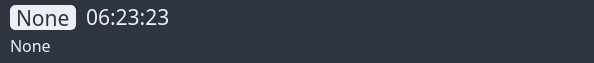
<?xml version="1.0" encoding="UTF-8"?>
<ui version="4.0">
 <class>AFK</class>
 <widget class="QMainWindow" name="AFK">
  <property name="geometry">
   <rect>
    <x>0</x>
    <y>0</y>
    <width>594</width>
    <height>63</height>
   </rect>
  </property>
  <property name="font">
   <font>
    <family>Fira Code Retina</family>
    <pointsize>10</pointsize>
    <stylestrategy>PreferAntialias</stylestrategy>
   </font>
  </property>
  <property name="windowTitle">
   <string>Away From Keyboard</string>
  </property>
  <property name="styleSheet">
   <string notr="true">background-color: #2E3440;</string>
  </property>
  <widget class="QWidget" name="centralwidget">
   <widget class="QWidget" name="gridLayoutWidget">
    <property name="geometry">
     <rect>
      <x>10</x>
      <y>0</y>
      <width>581</width>
      <height>62</height>
     </rect>
    </property>
    <layout class="QGridLayout" name="gridLayout">
     <property name="topMargin">
      <number>0</number>
     </property>
     <property name="bottomMargin">
      <number>0</number>
     </property>
     <property name="horizontalSpacing">
      <number>10</number>
     </property>
     <property name="verticalSpacing">
      <number>0</number>
     </property>
     <item row="4" column="4">
      <spacer name="horizontalSpacer">
       <property name="orientation">
        <enum>Qt::Horizontal</enum>
       </property>
       <property name="sizeHint" stdset="0">
        <size>
         <width>40</width>
         <height>1</height>
        </size>
       </property>
      </spacer>
     </item>
     <item row="5" column="0" colspan="5">
      <widget class="QLabel" name="task_lb">
       <property name="sizePolicy">
        <sizepolicy hsizetype="Preferred" vsizetype="Fixed">
         <horstretch>0</horstretch>
         <verstretch>0</verstretch>
        </sizepolicy>
       </property>
       <property name="maximumSize">
        <size>
         <width>16777215</width>
         <height>20</height>
        </size>
       </property>
       <property name="font">
        <font>
         <family>Fira Code Retina</family>
         <pointsize>12</pointsize>
         <stylestrategy>PreferAntialias</stylestrategy>
        </font>
       </property>
       <property name="styleSheet">
        <string notr="true">color: #ECEFF4;</string>
       </property>
       <property name="text">
        <string>None</string>
       </property>
      </widget>
     </item>
     <item row="4" column="2" colspan="2">
      <widget class="QLabel" name="counter_lb">
       <property name="sizePolicy">
        <sizepolicy hsizetype="Fixed" vsizetype="Fixed">
         <horstretch>0</horstretch>
         <verstretch>0</verstretch>
        </sizepolicy>
       </property>
       <property name="maximumSize">
        <size>
         <width>16777215</width>
         <height>20</height>
        </size>
       </property>
       <property name="font">
        <font>
         <family>Fira Code Retina</family>
         <pointsize>16</pointsize>
         <weight>50</weight>
         <bold>false</bold>
         <stylestrategy>PreferAntialias</stylestrategy>
        </font>
       </property>
       <property name="styleSheet">
        <string notr="true">color:#ECEFF4;</string>
       </property>
       <property name="text">
        <string>06:23:23</string>
       </property>
      </widget>
     </item>
     <item row="4" column="0" colspan="2">
      <widget class="QLabel" name="ticket_lb">
       <property name="sizePolicy">
        <sizepolicy hsizetype="Preferred" vsizetype="Preferred">
         <horstretch>0</horstretch>
         <verstretch>0</verstretch>
        </sizepolicy>
       </property>
       <property name="maximumSize">
        <size>
         <width>16777215</width>
         <height>25</height>
        </size>
       </property>
       <property name="font">
        <font>
         <family>Fira Code Retina</family>
         <pointsize>16</pointsize>
         <stylestrategy>PreferAntialias</stylestrategy>
        </font>
       </property>
       <property name="styleSheet">
        <string notr="true">QLabel
{
color:#2E3440;
background-color: #ECEFF4;
border: 1px solid #ECEFF4;
border-radius: 5px;
padding: 1px;
padding-left: 5px;
padding-right: 5px;
}
QLabel:hover
{
   background-color:#D8DEE9;
border: 1px solid #D8DEE9;
}</string>
       </property>
       <property name="text">
        <string>None</string>
       </property>
       <property name="alignment">
        <set>Qt::AlignLeading|Qt::AlignLeft|Qt::AlignVCenter</set>
       </property>
       <property name="margin">
        <number>0</number>
       </property>
       <property name="indent">
        <number>0</number>
       </property>
      </widget>
     </item>
    </layout>
   </widget>
  </widget>
 </widget>
 <resources/>
 <connections/>
</ui>
